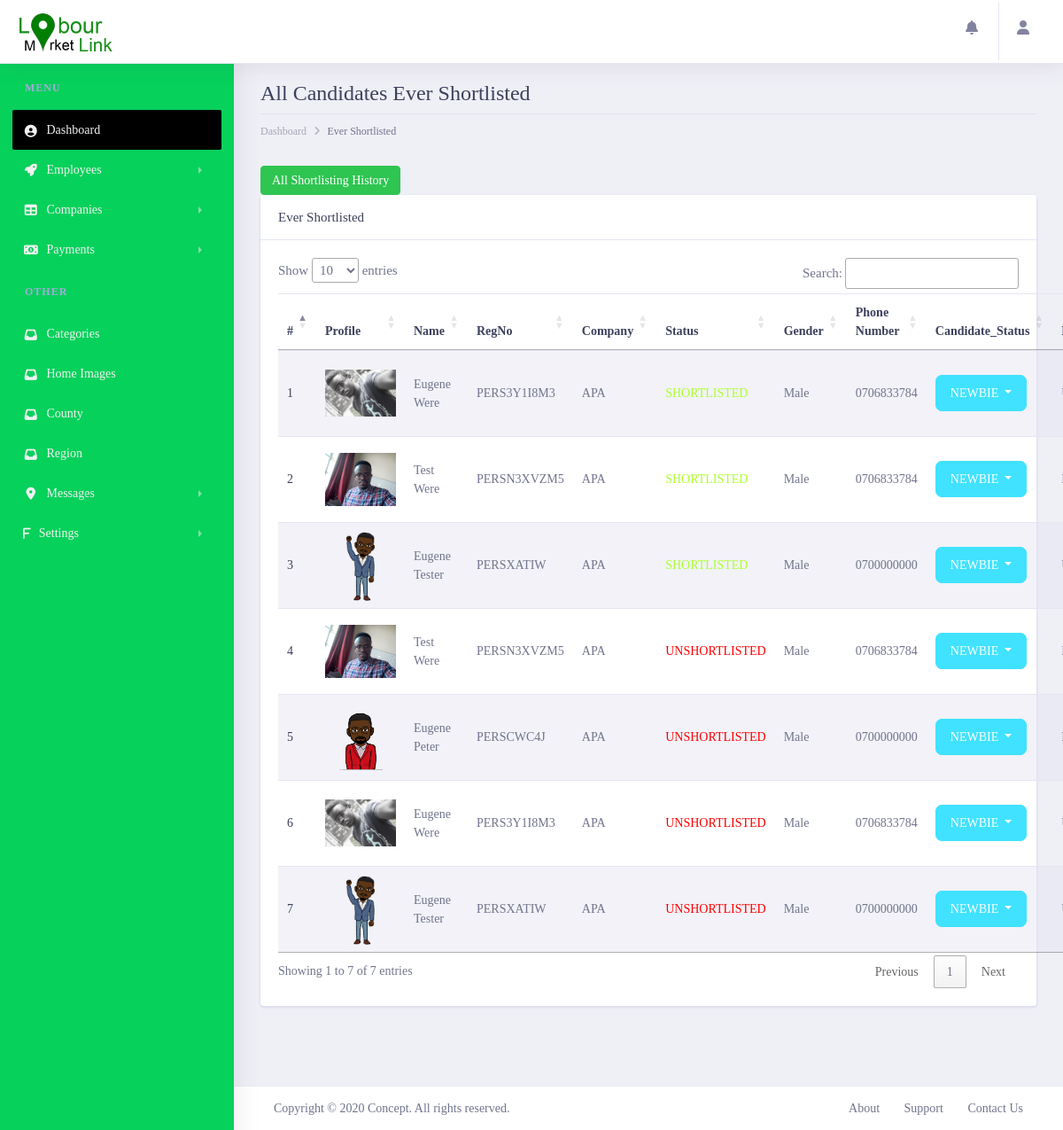
/lmladmin/allshortlistedemployeeshistory/ (signed in), run on the app's committed database.
### lmlappadmin/models.py (models this page shows, shortened)
class CompanyShortlistCustomers(models.Model):
    company = models.ForeignKey(Company, on_delete=models.CASCADE)
    customer = models.ForeignKey(Customer, on_delete=models.CASCADE)
    SHORTLIST_STATUS = {
        ('SHORTLISTED', 'Shortlisted'),
        ('UNSHORTLISTED', 'Unshortlisted'),
    }
    payment_status = models.CharField(max_length=200, choices=SHORTLIST_STATUS, default='SHORTLISTED', null=False,
                                      blank=False)
    created_at = models.DateTimeField(auto_now_add=True)
    updated_at = models.DateTimeField(auto_now=True)

class Customer(get_user_model()):
    profile_image = models.ImageField(max_length=200, upload_to='customerImages', null=True, blank=True)
    regpayment = models.ForeignKey(CustomerPayments, on_delete=models.CASCADE, null=True, blank=True)
    country = models.CharField(max_length=100, null=False, blank=False)
    county = models.ForeignKey(County, on_delete=models.CASCADE, null=False, blank=False)
    region = models.ForeignKey(Region, on_delete=models.CASCADE, null=False, blank=False)
    gender = models.CharField(max_length=100, null=False, blank=False)
    category = models.ForeignKey(Category, on_delete=models.CASCADE, max_length=200, null=False, blank=False)
    phone_number = models.CharField(max_length=20, null=False, blank=False)
    date_of_birth = models.DateField(default=datetime.datetime.now)
    landmark = models.CharField(max_length=100, null=True, blank=True)
    huduma_no = models.CharField(max_length=100, null=True, blank=True)
    job_type = models.CharField(max_length=200, null=False, blank=False)
    disability = models.TextField(null=True, blank=True)
    marital_status = models.CharField(max_length=100, null=True, blank=True)
    created_at = models.DateTimeField(auto_now_add=True)
    updated_at = models.DateTimeField(auto_now=True)
    biography = models.TextField()
    PERSONNEL_STATUS = {
        ('NEWBIE', 'Newbie'),
        ('REGISTERED_CONFIRMED', 'Registerd_confirmed'),
        ('DEACTIVATED', 'Deactivated'),
    }
    status = models.CharField(choices=PERSONNEL_STATUS, default='NEWBIE', max_length=200, null=False, blank=False)
    RANK_STATUS = {
        ('BASIC', 'Basic'),
        ('PREMIUM', 'Premium'),
        ('ULTIMATE', 'Ultimate'),
    }
    rank_status = models.CharField(choices=RANK_STATUS, default='BASIC', max_length=200, null=False, blank=False)
    DISABILITY_STATUS = [
        ('DISABLED', 'Disabled'),
        ('NOT_DISABLED', 'Not_Disabled')
    ]
    disability_status = models.CharField(choices=DISABILITY_STATUS, default='NOT_DISABLED', max_length=200, null=True,
                                         blank=False)
    class Meta:
        verbose_name = 'Customer'
        verbose_name_plural = 'Customers'
    @property
    def customer_reg_no(self):
        regno = CustomerRegNo.objects.filter(customer=self).first()
        if regno:
            return regno.personel_reg_no
        else:
            return 'NO_REGNO_ON_THIS_GUY'

class CustomerRegNo(models.Model):
    customer = models.ForeignKey(Customer, on_delete=models.CASCADE)
    personel_reg_no = models.CharField(max_length=100, null=False, blank=False, unique=True)
    created_at = models.DateTimeField(auto_now_add=True)
    updated_at = models.DateTimeField(auto_now=True)

class Company(get_user_model()):
    logo = models.ImageField(max_length=200, upload_to='employerlogo', null=True, blank=True)
    regpayment = models.ForeignKey(CompanyRegistrationPayment, on_delete=models.CASCADE, null=True, blank=True)
    category = models.ForeignKey(Category, on_delete=models.CASCADE, max_length=200, null=False, blank=False)
    company_name = models.CharField(max_length=200, null=False, blank=False)
    phone_number = models.CharField(max_length=200, null=False, blank=False, default='0700000000')
    county = models.ForeignKey(County, on_delete=models.CASCADE, null=False, blank=False)
    region = models.ForeignKey(Region, on_delete=models.CASCADE, null=False, blank=False)
    landmark = models.CharField(max_length=100, null=False, blank=False)
    company_motto = models.CharField(max_length=100, null=False, blank=False)
    brief_details = models.TextField()
    bizness_entity_type = models.CharField(max_length=100, null=False, blank=False)
    date_created = models.DateField(default=datetime.datetime.now, null=False, blank=False)
    description = models.TextField()
    website = models.CharField(max_length=100, null=True, blank=True)
    company_email = models.CharField(max_length=100, null=False, blank=False)
    kra_number = models.CharField(max_length=100, null=False, blank=False)
    alphanumeric = RegexValidator(r'^[0-9a-zA-Z]*$', 'Only alphanumeric characters are allowed.')
    bussiness_reg_no = models.CharField(max_length=100, null=True, blank=True, unique=True, validators=[alphanumeric])
    created_at = models.DateTimeField(auto_now_add=True)
    updated_at = models.DateTimeField(auto_now=True)
    COMPANY_STATUS = {
        ('NEWBIE', 'Newbie'),
        ('REGISTERED_CONFIRMED', 'Registerd_confirmed'),
        ('DEACTIVATED', 'Deactivated'),
    }
    status = models.CharField(choices=COMPANY_STATUS, default='NEWBIE', max_length=200, null=False, blank=False)
    RANK_STATUS = {
        ('UNDEFINED', 'Undefined'),
        ('BASIC', 'Basic'),
        ('PREMIUM', 'Premium'),
        ('ULTIMATE', 'Ultimate'),
        ('PRO_BASIC', 'Pro_basic'),
        ('PRO_ULTIMATE', 'Pro_ultimate'),
        ('PLATINUM', 'Platinum'),
    }
    rank_status = models.CharField(choices=RANK_STATUS, default='UNDEFINED', max_length=200, null=False, blank=False)
    class Meta:
        verbose_name = 'Employer'
        verbose_name_plural = 'Employers'

### lmlappadmin/views.py (the view)
# urls.py: path('allshortlistedemployeeshistory/',views.allshortlistedemployeeshistory, name='allshortlistedemployeeshistory'),
@login_required()
def allshortlistedemployeeshistory(request):
    employ = CompanyShortlistCustomers.objects.all().order_by('-created_at')
    context = {
        'title': 'Shortlisted History',
        'customers': employ,
    }
    return render(request,'employee/allshortlistinghistory.html', context)

### lmlapp/templatetags/call_methods.py (called while the page is built)
@register.filter(name='contactushome')
def comments(request):
    contactushome = ContactUsHome.objects.filter(status="UNREAD").order_by("-created_at")
    if contactushome is not None:
        return contactushome
    return False

@register.filter(name='contactushomecount')
def commentscount(request):
    contactushomecount = ContactUsHome.objects.count()
    if contactushomecount > 0:
        return contactushomecount
    return False

### lmlappadmin/templates/employee/allshortlistinghistory.html (shortened to what this page needs)
{% extends 'admin/layout.html' %}
{% load static %}
{% block content %}
       <div class="dashboard-wrapper ml-0">
            <div class="container-fluid  dashboard-content">
                <div class="row">
                    <div class="col-xl-12 col-lg-12 col-md-12 col-sm-12 col-12">
                        <div class="page-header">
                            <h2 class="pageheader-title"> All Candidates Ever Shortlisted</h2>
                            <div class="page-breadcrumb">
                                <nav aria-label="breadcrumb">
                                    <ol class="breadcrumb">
                                        <li class="breadcrumb-item"><a href="{% url 'LMLAdmin:home' %}" class="breadcrumb-link">Dashboard</a></li>
                                        <li class="breadcrumb-item active" aria-current="page">Ever Shortlisted</li>
                                    </ol>
                                </nav>
                            </div>
                        </div>
                    </div>
                </div>
                <div class="row">
                    <div class="col-xl-12 col-lg-12 col-md-12 col-sm-12 col-12">
                     <a href="" class="btn btn-success btn-sm rounded">All Shortlisting History</a>
                            <div class="card">
                                <h5 class="card-header">Ever Shortlisted</h5>
                                <div class="card-body">
                                    <table class="table table-striped" id="myDataTable">
                                        <thead>
                                            <tr>
                                                <th scope="col">#</th>
                                                <th scope="col">Profile</th>
                                                <th scope="col">Name</th>
                                                <th scope="col">RegNo</th>
                                                <th scope="col">Company</th>
                                                <th scope="col">Status</th>
                                                <th scope="col">Gender</th>
                                                <th scope="col">Phone Number</th>
                                                <th scope="col">Candidate_Status</th>
                                                <th scope="col">Rank</th>
                                            </tr>
                                        </thead>
                                        <tbody>
                                            {% for employee in customers %}
                                                <tr>
                                                    <th scope="row">{{forloop.counter}}</th>
                                                    <td>
                                                        <div style="width: 80px; height: 80px; overflow: hidden;" class="rounded">
                                                            <img style="object-fit: contain;" class="w-100 h-100 rounded" src="{{ employee.customer.profile_image.url }}" alt="">
                                                        </div>
                                                    </td>
                                                    <td>{{employee.customer.first_name|title }} {{ employee.customer.last_name|title  }}</td>
                                                    <td>{{employee.customer.customer_reg_no}}</td>
                                                    <td>{{employee.company.company_name }}</td>
                                                    <td  {% if  employee.payment_status == 'SHORTLISTED' %}
                                                              style="color: greenyellow;"
                                                         {% elif  employee.payment_status == 'UNSHORTLISTED' %}
                                                             style="color: red;"
                                                         {% endif %}>{{employee.payment_status }}</td>
                                                    <td>{{employee.customer.gender}}</td>
                                                    <td>{{employee.customer.phone_number}}</td>
                                                    <td>
                                                        <div class="dropdown">
                                                          <button class="btn btn-secondary
                                                          {% if  employee.customer.status == 'NEWBIE' %}
                                                             btn-secondary
                                                         {% elif  employee.customer.status == 'REGISTERED_CONFIRMED' %}
                                                            btn-success
                                                         {% elif  employee.customer.status == 'DEACTIVATED' %}
                                                            btn-danger
                                                         {% endif %}
                                                          dropdown-toggle" type="button" id="dropdownMenuButton" data-toggle="dropdown" aria-haspopup="true" aria-expanded="false">
                                                              {{ employee.customer.status|truncatechars:10 }}
                                                          </button>
                                                        </div>
                                                    </td>
                                                    <td>{{employee.customer.rank_status}}</td>
                                                </tr>
                                            {%  endfor  %}
                                        </tbody>
                                    </table>
                                </div>
                            </div>
                        </div>
                </div>
            </div>
        </div>
{% endblock content %}

### lmlappadmin/templates/admin/layout.html (style rules this page uses)
.btn { border-radius: 7px; }

### data on the page
CompanyShortlistCustomers: customer.profile_image (picture), customer.first_name "Eugene", customer.last_name "Were", customer.customer_reg_no "PERS3Y1I8M3", company.company_name "APA", payment_status "SHORTLISTED", customer.gender "Male", customer.phone_number "0706833784", customer.status "NEWBIE"
CompanyShortlistCustomers: customer.profile_image (picture), customer.first_name "Test", customer.last_name "Were", customer.customer_reg_no "PERSN3XVZM5", company.company_name "APA", payment_status "SHORTLISTED", customer.gender "Male", customer.phone_number "0706833784", customer.status "NEWBIE"
CompanyShortlistCustomers: customer.profile_image (picture), customer.first_name "Eugene", customer.last_name "Tester", customer.customer_reg_no "PERSXATIW", company.company_name "APA", payment_status "SHORTLISTED", customer.gender "Male", customer.phone_number "0700000000", customer.status "NEWBIE"
CompanyShortlistCustomers: customer.profile_image (picture), customer.first_name "Test", customer.last_name "Were", customer.customer_reg_no "PERSN3XVZM5", company.company_name "APA", payment_status "UNSHORTLISTED", customer.gender "Male", customer.phone_number "0706833784", customer.status "NEWBIE"
CompanyShortlistCustomers: customer.profile_image (picture), customer.first_name "Eugene", customer.last_name "Peter", customer.customer_reg_no "PERSCWC4J", company.company_name "APA", payment_status "UNSHORTLISTED", customer.gender "Male", customer.phone_number "0700000000", customer.status "NEWBIE"
CompanyShortlistCustomers: customer.profile_image (picture), customer.first_name "Eugene", customer.last_name "Were", customer.customer_reg_no "PERS3Y1I8M3", company.company_name "APA", payment_status "UNSHORTLISTED", customer.gender "Male", customer.phone_number "0706833784", customer.status "NEWBIE"
CompanyShortlistCustomers: customer.profile_image (picture), customer.first_name "Eugene", customer.last_name "Tester", customer.customer_reg_no "PERSXATIW", company.company_name "APA", payment_status "UNSHORTLISTED", customer.gender "Male", customer.phone_number "0700000000", customer.status "NEWBIE"
